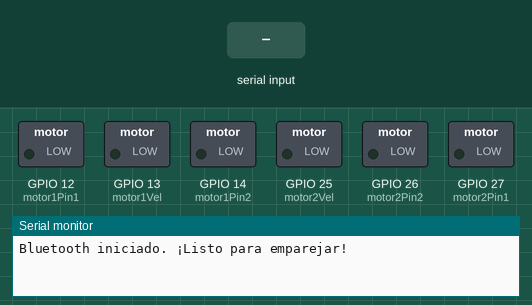
Simulated run of this sketch. Board: ESP32. On the bench: switched loads named in the sketch (green lamp = pin HIGH), the last lines printed to the serial monitor. Inputs (shaded band) come from the test bench. Nothing arrives over Bluetooth unless stated.

Above: at 1.2 s.
1.3 s: "B" received over the second serial link
At 2.0 s:
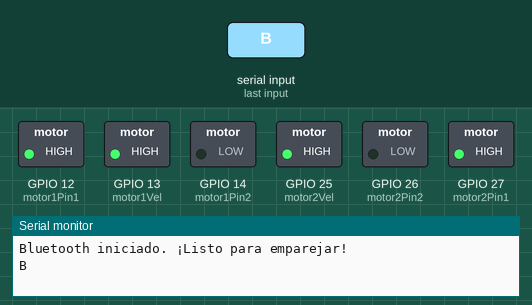
2.8 s: "E" received over the second serial link
At 3.4 s:
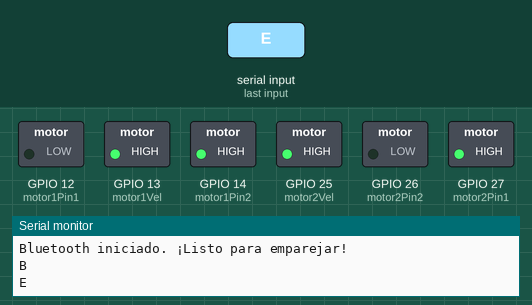
4.3 s: "D" received over the second serial link
At 5.4 s:
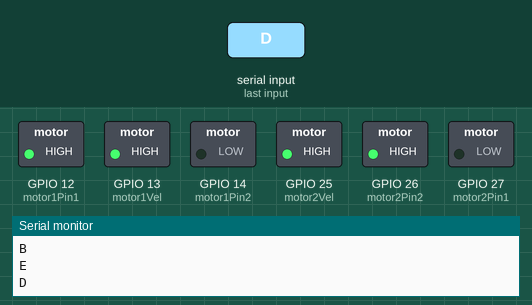
5.8 s: "C" received over the second serial link
At 6.9 s:
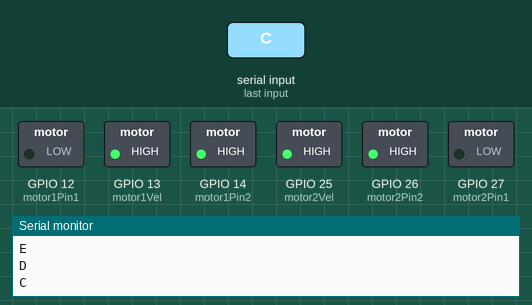
Timing chart, 0 to 8.3 s (numbered marks = the images above; inputs shaded):
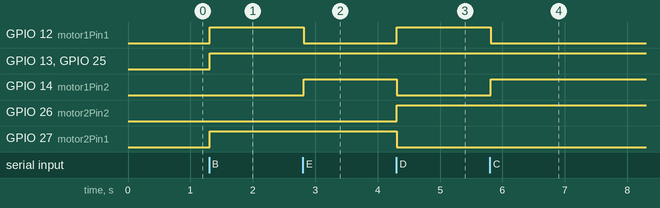

The sketch:

CarroBTESP32.ino
```cpp
/*
Control para Carro Bluetooth con ESP32 y Driver L298.

Desarrollado por: Carlos Andrés Rodríguez Pérez && Cristian Camilo Cañaveral Avilés
Fecha de creación: 11 de agosto de 2025
Contacto: carlos.rodriguez@itspereira.edu.co && camilo.canaveral@itspereira.edu.co
*/

// ****************************************** Librerías *********************************************************************************
// Se incluye la librería para usar la comunicación Bluetooth Serial.
// Esta librería es específica de la ESP32 y permite que se comporte como un dispositivo Bluetooth clásico.
#include <BluetoothSerial.h>

// Se crea un objeto de la clase BluetoothSerial.
// Es como crear una "instancia" de la comunicación Bluetooth que usaremos en el código.
BluetoothSerial SerialBT;

// --------------------------------- Definición de Pines GPIO para el Control de Motores -----------------------------------------------
// Se usan constantes para definir los pines de la ESP32. Esto hace el código más legible y fácil de modificar.

// Los pines 12 y 14 controlan la dirección del Motor 1.
const int motor1Pin1 = 12;
const int motor1Pin2 = 14;
// Los pines 27 y 26 controlan la dirección del Motor 2.
const int motor2Pin1 = 27;
const int motor2Pin2 = 26;
// Los pines 13 y 25 controlan la velocidad de los motores usando PWM (Pulse-Width Modulation).
// Estos pines deben ser compatibles con PWM en la ESP32.
const int motor1Vel = 13;
const int motor2Vel = 25;

// --------------------------------------- Función de Configuración (setup) -----------------------------------------------------------
// Se ejecuta una sola vez al inicio del programa.
void setup() {
  // Inicializa la comunicación serial a través del puerto USB para depuración.
  // La velocidad de 115200 baudios es estándar para la ESP32.
  Serial.begin(115200);

  // Inicializa la comunicación Bluetooth con un nombre específico.
  // Este es el nombre que verás en la lista de dispositivos Bluetooth de tu teléfono.
  // Es muy útil para diferenciar tu robot de otros dispositivos.
  SerialBT.begin("Robot");

  // Imprime un mensaje en la consola serial para saber que el Bluetooth está listo.
  Serial.println("Bluetooth iniciado. ¡Listo para emparejar!");

  // Configura los pines de control de los motores como salidas.
  // Esto es crucial para que la ESP32 pueda enviar señales a los drivers de los motores.
  pinMode(motor1Pin1, OUTPUT);
  pinMode(motor1Pin2, OUTPUT);
  pinMode(motor2Pin1, OUTPUT);
  pinMode(motor2Pin2, OUTPUT);
  pinMode(motor1Vel, OUTPUT);
  pinMode(motor2Vel, OUTPUT);
}

// --------------------------------------------- Bucle Principal (loop) ---------------------------------------------------------------
// Se ejecuta repetidamente mientras la ESP32 está encendida.
void loop() {
  // Comprueba si hay datos disponibles en el buffer de entrada de Bluetooth.
  // Esto evita leer datos cuando no hay nada y causa errores.
  if (SerialBT.available() > 0) {
    // Si hay datos, lee el primer carácter recibido y lo almacena en la variable 'dato'.
    char dato = SerialBT.read();

    // Imprime el dato recibido en la consola serial para depuración.
    // Esto es muy útil para verificar que la app está enviando los comandos correctos.
    Serial.println(dato);

    // Estructura de control 'switch' que evalúa el valor del 'dato' recibido.
    // Dependiendo del carácter, llama a una función específica para mover el robot.
    switch (dato) {
      case 'B': // Adelante (Comando de la app)
        adelante();
        break;
      case 'E': // Izquierda
        izquierda();
        break;
      case 'D': // Derecha
        derecha();
        break;
      case 'C': // Atrás
        atras();
        break;
      case 'A': // Detener
        detener();
        break;
    }
  }
  // Introduce un pequeño retraso para evitar que el bucle se ejecute demasiado rápido.
  // Esto es útil para estabilizar la comunicación y el control.
  delay(20);
}

// ------------------------------------------ Funciones para el Control de Movimiento ------------------------------------------------
// Estas funciones encapsulan la lógica para cada movimiento del robot.

// Mueve el robot hacia adelante.
void adelante() {
  // Se usa analogWrite para controlar la velocidad de los motores usando PWM.
  // Un valor de 255 es la velocidad máxima.
  analogWrite(motor1Vel, 255);
  analogWrite(motor2Vel, 255);

  // Se configura la dirección de los motores.
  // HIGH y LOW en los pines de dirección determinan si el motor gira en un sentido o en el otro.
  digitalWrite(motor1Pin1, HIGH);
  digitalWrite(motor1Pin2, LOW);
  digitalWrite(motor2Pin1, HIGH);
  digitalWrite(motor2Pin2, LOW);
}

// Mueve el robot hacia atrás.
void atras() {
  analogWrite(motor1Vel, 255);
  analogWrite(motor2Vel, 255);

  // Se invierte la dirección de los motores con respecto a la función 'adelante()'.
  digitalWrite(motor1Pin1, LOW);
  digitalWrite(motor1Pin2, HIGH);
  digitalWrite(motor2Pin1, LOW);
  digitalWrite(motor2Pin2, HIGH);
}

// Gira el robot hacia la izquierda.
// Un motor va hacia adelante y el otro hacia atrás.
void izquierda() {
  analogWrite(motor1Vel, 255);
  analogWrite(motor2Vel, 255);

  // El motor 1 va hacia atrás (LOW, HIGH) y el motor 2 va hacia adelante (HIGH, LOW).
  digitalWrite(motor1Pin1, LOW);
  digitalWrite(motor1Pin2, HIGH);
  digitalWrite(motor2Pin1, HIGH);
  digitalWrite(motor2Pin2, LOW);
}

// Gira el robot hacia la derecha.
// Se invierte la lógica del giro a la izquierda.
void derecha() {
  analogWrite(motor1Vel, 255);
  analogWrite(motor2Vel, 255);

  // El motor 1 va hacia adelante (HIGH, LOW) y el motor 2 va hacia atrás (LOW, HIGH).
  digitalWrite(motor1Pin1, HIGH);
  digitalWrite(motor1Pin2, LOW);
  digitalWrite(motor2Pin1, LOW);
  digitalWrite(motor2Pin2, HIGH);
}

// Detiene completamente el movimiento del robot.
void detener() {
  // Se establece la velocidad de los motores a 0.
  analogWrite(motor1Vel, 0);
  analogWrite(motor2Vel, 0);

  // Se apagan ambos pines de dirección de cada motor para asegurarse de que estén detenidos.
  digitalWrite(motor1Pin1, LOW);
  digitalWrite(motor1Pin2, LOW);
  digitalWrite(motor2Pin1, LOW);
  digitalWrite(motor2Pin2, LOW);
}
```

Measured:
- after the input at 1.3 s, GPIO 12 (motor1Pin1), GPIO 13 (motor1Vel), GPIO 25 (motor2Vel), GPIO 27 (motor2Pin1): LOW → HIGH at once
- after the input at 2.8 s, GPIO 12 (motor1Pin1): HIGH → LOW at once; GPIO 14 (motor1Pin2): LOW → HIGH at once
- after the input at 4.3 s, GPIO 12 (motor1Pin1), GPIO 26 (motor2Pin2): LOW → HIGH at once; GPIO 14 (motor1Pin2), GPIO 27 (motor2Pin1): HIGH → LOW at once
- after the input at 5.8 s, GPIO 12 (motor1Pin1): HIGH → LOW at once; GPIO 14 (motor1Pin2): LOW → HIGH at once
